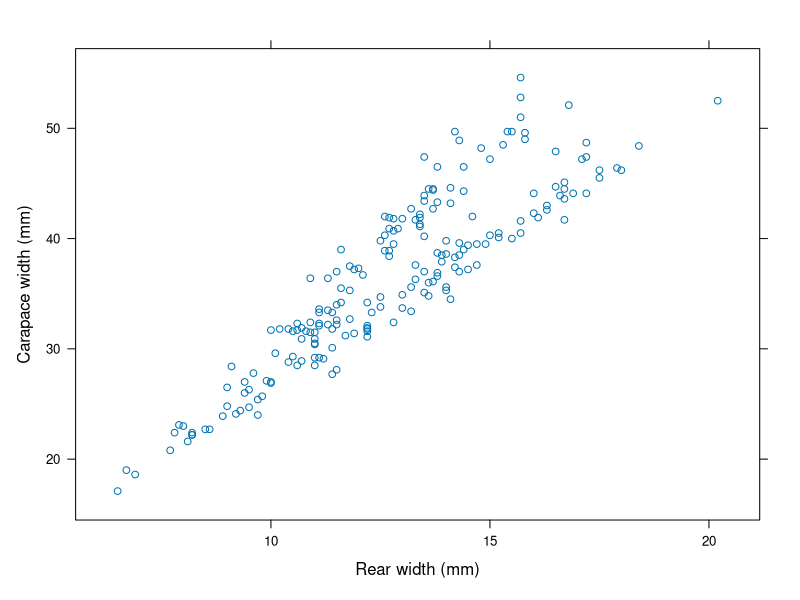
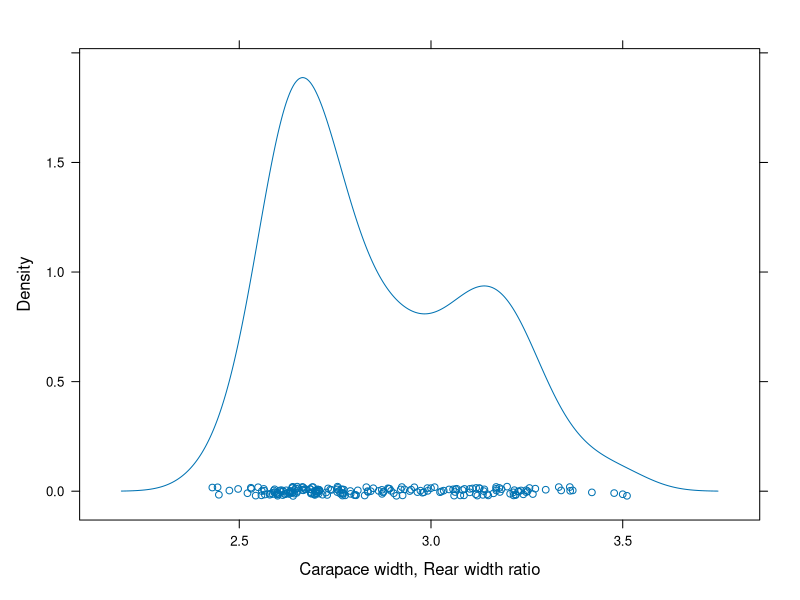
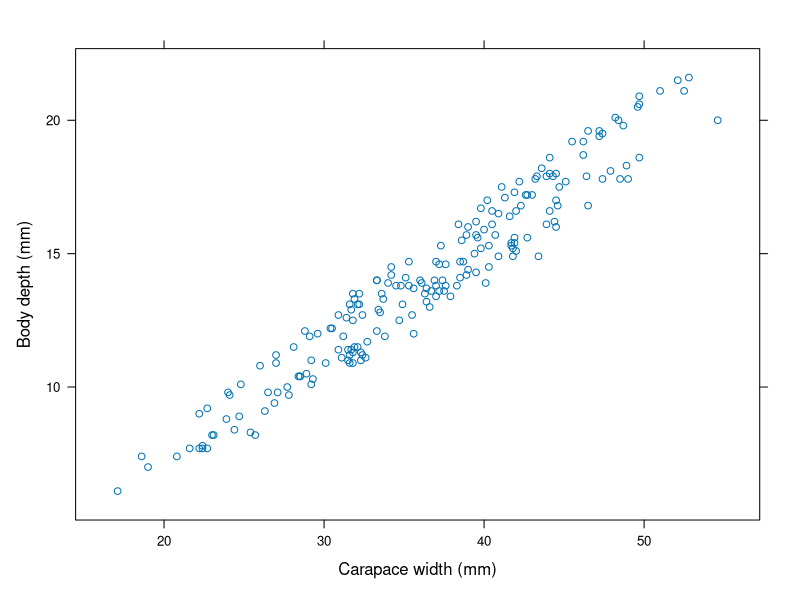
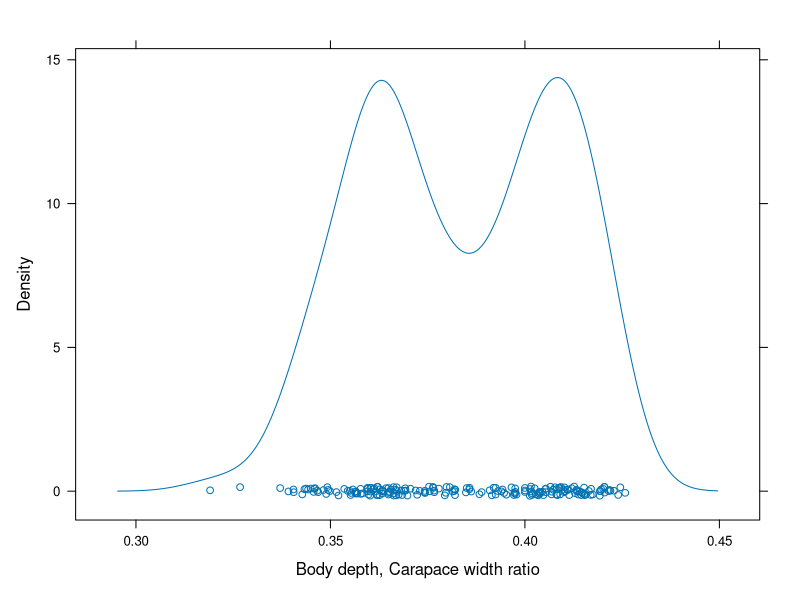
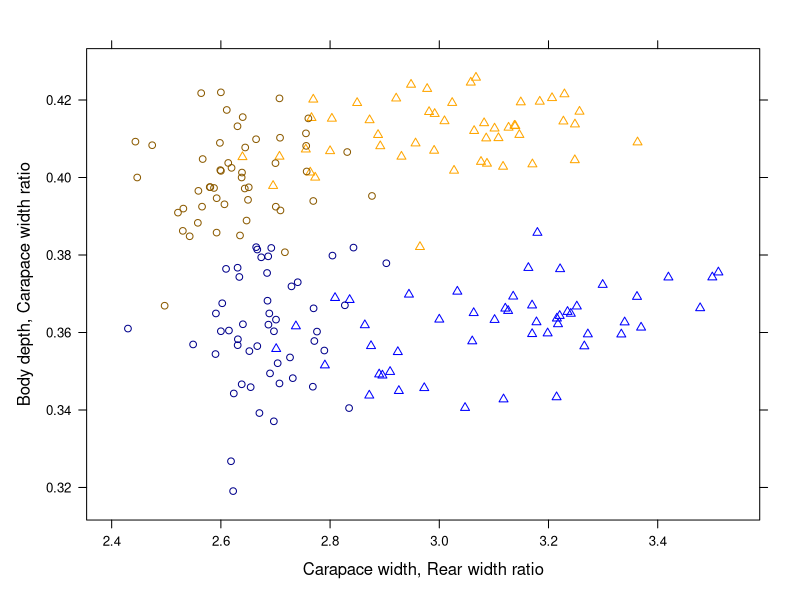
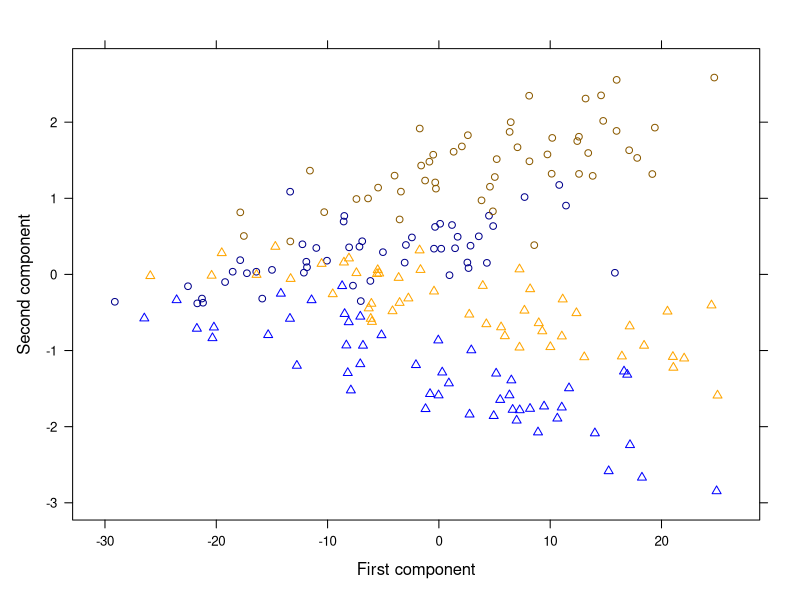
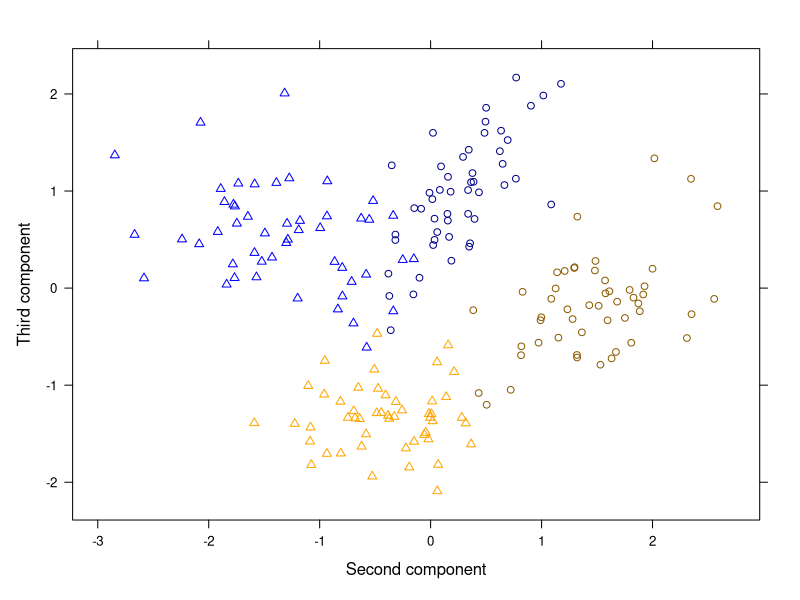

The R source for these figures, in order:
print.pdf <- function(figure,name,extra.width=0){
	
	# Create file name
	pdf <- paste("",name,".pdf",sep="")
	
	# Convert to pdf
	trellis.device("pdf", color=TRUE)
	pdf(pdf,onefile=FALSE, paper = "special")
	print(figure)
	dev.off()
	dev.off()
	
	}

# load the crab data
library(MASS)
data(crabs)

# Perform PCA on the data
# retx returns the scores for each crab
crab.pca <- prcomp(crabs[,4:8],retx=TRUE)

# Print the rounded scores for the first three components
write.table(signif(crab.pca$rotation[,1:3],5),"rotations.tab")

#
# The discrimating factors of the second component
#
library(lattice)
second.discriminators <- xyplot(CW ~ RW,data=crabs)
second.discriminators$xlab <- "Rear width (mm)"
second.discriminators$ylab <- "Carapace width (mm)"
print.pdf(second.discriminators,"second_discriminators")

second.discriminators.density <- densityplot(~ CW/RW,data=crabs,)
second.discriminators.density$xlab <- "Carapace width, Rear width ratio"
print.pdf(second.discriminators.density,"second_discriminators_density")
# The second principle component has meaning corresponding differences in the ratio of carapace to rear width

#
# Discriminating factors for the third component
#
third.discriminators <- xyplot(BD ~ CW,data=crabs)
third.discriminators$xlab <- "Carapace width (mm)"
third.discriminators$ylab <- "Body depth (mm)"
print.pdf(third.discriminators,"third_discriminators")

third.discriminators.density <- densityplot(~ BD/CW,data=crabs,)
third.discriminators.density$xlab <- "Body depth, Carapace width ratio"
print.pdf(third.discriminators.density,"third_discriminators_density")
# The third component has meaning discriminating between body depth and carapace width


# Colors to discriminate the crab type
crab.colors <- rep(c("blue1","blue4","orange1","orange4"),1,each=50)

# Plot morphology characteristics
morphology.plot <- xyplot(BD/CW ~ CW/RW,data=crabs,col=crab.colors,pch=crabs$sex)
morphology.plot$xlab <- "Carapace width, Rear width ratio"
morphology.plot$ylab <- "Body depth, Carapace width ratio"
print.pdf(morphology.plot,"morphology_plot")

# Plot pca components
first.pca.components <- xyplot(crab.pca$x[,2] ~ crab.pca$x[,1],col=crab.colors,pch=crabs$sex)
first.pca.components$xlab <- "First component"
first.pca.components$ylab <- "Second component"
print.pdf(first.pca.components,"first_pca_components")

# Plot pca components
second.pca.components <- xyplot(crab.pca$x[,3] ~ crab.pca$x[,2],col=crab.colors,pch=crabs$sex)
second.pca.components$xlab <- "Second component"
second.pca.components$ylab <- "Third component"
print.pdf(second.pca.components,"second_pca_components")
